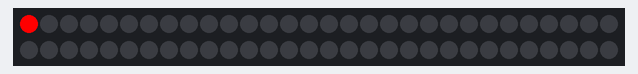
Simulated run of this program. Board: Raspberry Pi (BCM pin numbers). On the bench: 60 RGB LEDs in strip order, left to right, continuing on the next row.

Above: at 0.1 s.
At 19.1 s:
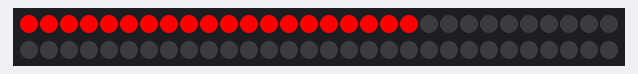
At 38.2 s:
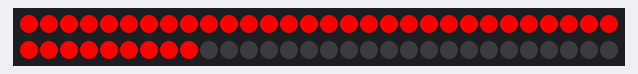

The program:

clock.py
```python
import time

# Import the WS2801 module.
import Adafruit_WS2801
import Adafruit_GPIO.SPI as SPI

# Specify a hardware SPI connection on /dev/spidev0.0:
SPI_PORT   = 0
SPI_DEVICE = 0
pixels = Adafruit_WS2801.WS2801Pixels(60, spi=SPI.SpiDev(SPI_PORT, SPI_DEVICE))

# Clear all the pixels to turn them off.
pixels.clear()
pixels.show()  # Make sure to call show() after changing any pixels!

try:
    for minute in range(60):
        for second in range(60):
            if second < minute:
                pixels.set_pixel_rgb(second, 0, 0, 255)
            else:
                pixels.set_pixel_rgb(second, 255, 0, 0)
            pixels.show()
            time.sleep(1)
        pixels.clear()
        for m in range(minute + 1):
            pixels.set_pixel_rgb(m, 0, 0, 64)
        pixels.show()
except KeyboardInterrupt:
    pixels.clear()
    pixels.show()
```
